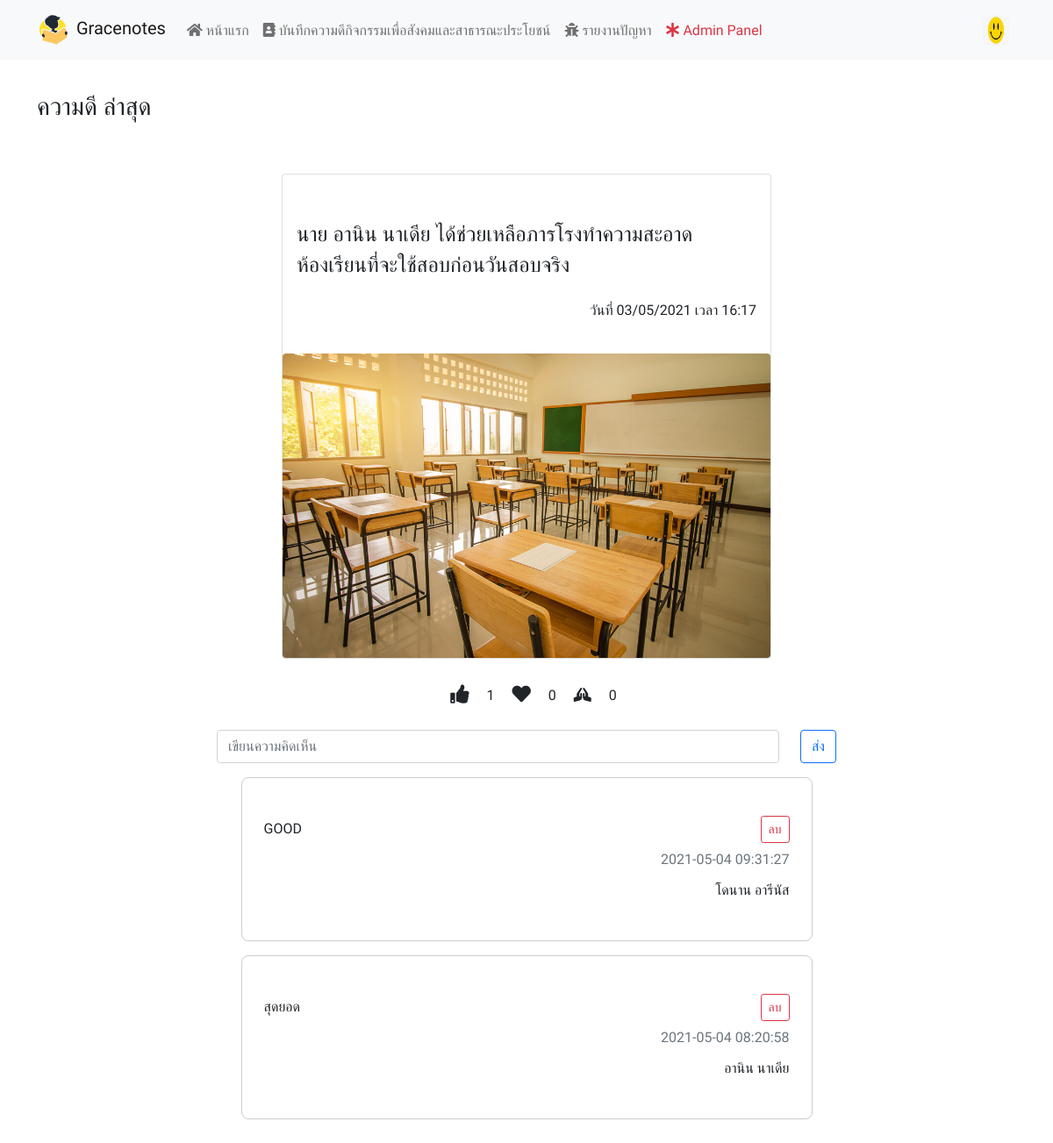
The app's page /main.php?q=social&g=8 (signed in) with its own data.
### tables this page shows
CREATE TABLE `members` (
  `member_id` int(4) NOT NULL COMMENT 'หมายเลขกำกับสมาชิก',
  `member_user` varchar(10) NOT NULL COMMENT 'รหัสนักเรียน',
  `member_password` varchar(15) NOT NULL COMMENT 'รหัสผ่าน',
  `member_fname` varchar(30) NOT NULL COMMENT 'ชื่อ',
  `member_lname` varchar(30) NOT NULL COMMENT 'นามสกุล',
  `member_class` varchar(5) DEFAULT NULL COMMENT 'ห้องเรียน',
  `member_no` varchar(2) DEFAULT NULL COMMENT 'เลขที่',
  `member_dob` date NOT NULL COMMENT 'วันเกิด',
  `member_address` text NOT NULL COMMENT 'ที่อยู่',
  `member_img` varchar(30) NOT NULL COMMENT 'รูปประจำตัว',
  `member_level` enum('student','teacher') NOT NULL DEFAULT 'student' COMMENT 'บทบาท',
  `member_timestamp` timestamp NOT NULL DEFAULT CURRENT_TIMESTAMP COMMENT 'ประทับเวลา'
);

CREATE TABLE `social` (
  `social_id` int(4) NOT NULL COMMENT 'หมายเลขกำกับโพสต์',
  `social_detail` text NOT NULL COMMENT 'รายละเอียดโพสต์',
  `social_img` varchar(30) NOT NULL COMMENT 'รูปโพสต์',
  `member_id` int(4) NOT NULL COMMENT 'ผู้โพสต์',
  `social_timestamp` timestamp NOT NULL DEFAULT CURRENT_TIMESTAMP COMMENT 'ประทับเวลาโพสต์'
);

CREATE TABLE `comment` (
  `comment_id` int(4) NOT NULL COMMENT 'หมายเลขกำกับความคิดเห็น',
  `comment_detail` text NOT NULL COMMENT 'ความคิดเห็น',
  `member_id` int(4) NOT NULL COMMENT 'ผู้แสดงความคิดเห็น',
  `social_id` int(4) NOT NULL COMMENT 'โพสต์ของความคิดเห็น',
  `comment_timestamp` timestamp NOT NULL DEFAULT CURRENT_TIMESTAMP COMMENT 'ประทับเวลาความคิดเห็น'
);

### main.php (the view, shortened to what this page needs)
<?php
require 'connection.php';
$uid = $_SESSION['uid'];
$a = "SELECT * FROM members WHERE member_id='$uid'";
$resa = mysqli_query($dbcon, $a);
$rowa = mysqli_fetch_array($resa, MYSQLI_ASSOC);
?>
<!doctype html>
<html lang="en">
<head>
    <link href="./css/bootstrap.min.css" rel="stylesheet">
    <link rel="stylesheet" href="https://use.fontawesome.com/releases/v5.6.3/css/all.css"
>
</head>
<body>
    <nav class="navbar navbar-expand-lg navbar-light bg-light fixed-top">
        <div class="container">
            <a class="navbar-brand" href="main.php">
                <img src="./pictures/logo.jpg" alt="" width="40" height="40" class="d-inline-block align-center">
                Gracenotes
            </a>
            <div class="collapse navbar-collapse text-end" id="navbarSupportedContent">
                <ul class="navbar-nav me-auto mb-2 mb-lg-0">
                    <li class="nav-item">
                        <a class="nav-link <?php if (!isset($_GET['q'])){ echo 'active'; } ?>" href="./main.php"><i
                                class="fas fa-home"></i> หน้าแรก</a>
                    </li>
                    <li class="nav-item">
                        <a class="nav-link <?php if (isset($_GET['q']) && $_GET['q'] == 'grace'){ echo 'active'; } ?>"
                            href="./main.php?q=grace"><i class="fas fa-address-book"></i>
                            บันทึกความดีกิจกรรมเพื่อสังคมและสาธารณะประโยชน์</a>
                    </li>
                    <li class="nav-item">
                        <a class="nav-link <?php if (isset($_GET['q']) && $_GET['q'] == 'report'){ echo 'active'; } ?>"
                            href="./main.php?q=report"><i class="fas fa-bug"></i> รายงานปัญหา</a>
                    </li>
                    <?php
                    if ($_SESSION['level'] == 'teacher'){
                    ?>
                    <li class="nav-item">
                        <a class="nav-link <?php if (isset($_GET['q']) && $_GET['q'] == 'admin'){ echo 'active'; } ?> text-danger"
                            href="./main.php?q=admin"><i class="fas fa-asterisk"></i> Admin Panel</a>
                    </li>
                    <?php
                    }
                    ?>
                </ul>
                <ul class="navbar-nav ms-auto mb-2 mb-lg-0">
                    <li class="nav-item dropdown dropstart">
                        <a class="nav-link" href="#" id="navbarDropdown" role="button" data-bs-toggle="dropdown"
                            aria-expanded="false">
                            <img src="./student/<?php echo $rowa['member_img']; ?>" alt="" style="border-radius: 8px;"
                                width="30" height="35">
                        </a>
                    </li>
                </ul>
            </div>
        </div>
    </nav>
    <br><br><br>
    <?php
      if (isset($_GET['q']) && $_GET['q'] == 'social'){
    ?>
    <div class="container">
        <h3>ความดี ล่าสุด</h3>
        <br>
        <?php
        $id = $_GET['g'];
        $q = "SELECT * FROM social WHERE social_id='$id'";
        $resq = mysqli_query($dbcon, $q);
        $rowq = mysqli_fetch_array($resq, MYSQLI_ASSOC);
        ?>
        <div class="card mx-auto col-sm-12 col-md-6 col-lg-6 my-3">
            <div class="card-body">
                <br>
                <p style="font-size: x-large;">
                    <?php echo $rowq['social_detail']; ?>
                </p>
                <p class="text-end"">
                     วันที่ <?php echo date(" d/m/Y", strtotime($rowq['social_timestamp'])); ?> เวลา
                    <?php echo date(" H:i", strtotime($rowq['social_timestamp'])); ?>
                </p>
            </div>
            <a href="./grace/<?php echo $rowq['social_img']; ?>" target="_blank">
                <img src="grace/<?php echo $rowq['social_img']; ?>" class="rounded card-img-bottom">
            </a>
        </div>
        <?php
        $c1 = "SELECT COUNT(status_id) AS c1 FROM status WHERE social_id='$id' AND status_type='like'";
        $resc1 = mysqli_query($dbcon, $c1);
        $rowc1 = mysqli_fetch_array($resc1, MYSQLI_ASSOC);
        $c2 = "SELECT COUNT(status_id) AS c2 FROM status WHERE social_id='$id' AND status_type='love'";
        $resc2 = mysqli_query($dbcon, $c2);
        $rowc2 = mysqli_fetch_array($resc2, MYSQLI_ASSOC);
        $c3 = "SELECT COUNT(status_id) AS c3 FROM status WHERE social_id='$id' AND status_type='sadu'";
        $resc3 = mysqli_query($dbcon, $c3);
        $rowc3 = mysqli_fetch_array($resc3, MYSQLI_ASSOC);
        $c11 = "SELECT COUNT(status_id) AS c11 FROM status WHERE social_id='$id' AND status_type='like' AND member_id='$uid'";
        $resc11 = mysqli_query($dbcon, $c11);
        $rowc11 = mysqli_fetch_array($resc11, MYSQLI_ASSOC);
        $c22 = "SELECT COUNT(status_id) AS c22 FROM status WHERE social_id='$id' AND status_type='love' AND member_id='$uid'";
        $resc22 = mysqli_query($dbcon, $c22);
        $rowc22 = mysqli_fetch_array($resc22, MYSQLI_ASSOC);
        $c33 = "SELECT COUNT(status_id) AS c33 FROM status WHERE social_id='$id' AND status_type='sadu' AND member_id='$uid'";
        $resc33 = mysqli_query($dbcon, $c33);
        $rowc33 = mysqli_fetch_array($resc33, MYSQLI_ASSOC);
        ?>
        <div class="mx-auto text-center col-sm-12 col-md-6 col-lg-6 my-3">
            <?php
            if ($rowc11['c11'] == 1){
            ?>
            <span class="text-primary"><i class="fas fa-lg fa-thumbs-up m-3"></i>
                <?php echo $rowc1['c1']; ?>
            </span>
            <?php
            }else{
            ?>
            <a href="app.php?func=likeadd&type=like&uid=<?php echo $uid; ?>&sid=<?php echo $id; ?>"
                style="text-decoration: none;">
                <span class="text-dark">
                    <i class="fas fa-lg fa-thumbs-up m-3"></i>
            </a>
            <?php echo $rowc1['c1']; ?>
            <?php
            }
            ?>
            <?php
            if ($rowc22['c22'] == 1){
            ?>
            <span class="text-danger"><i class="fas fa-lg fa-heart m-3"></i>
                <?php echo $rowc2['c2']; ?>
            </span>
            <?php
            }else{
            ?>
            <a href="app.php?func=likeadd&type=love&uid=<?php echo $uid; ?>&sid=<?php echo $id; ?>"
                style="text-decoration: none;">
                <span class="text-dark">
                    <i class="fas fa-lg fa-heart m-3"></i>
            </a>
            <?php echo $rowc2['c2']; ?>
            <?php
            }
            ?>
            <?php
            if ($rowc33['c33'] == 1){
            ?>
            <span class="text-warning"><i class="fas fa-praying-hands m-3"></i>
                <?php echo $rowc3['c3']; ?>
            </span>
            <?php
            }else{
            ?>
            <a href="app.php?func=likeadd&type=sadu&uid=<?php echo $uid; ?>&sid=<?php echo $id; ?>"
                style="text-decoration: none;">
                <span class="text-dark">
                    <i class="fas fa-praying-hands m-3"></i>
            </a>
            <?php echo $rowc3['c3']; ?>
            <?php
            }
            ?>
        </div>
        <div class="text-center">
            <form action="app.php?func=commentadd" method="POST" class="row">
                <div class="col-7 ms-auto">
                    <input type="text" class="form-control" required name="comment" placeholder="เขียนความคิดเห็น">
                </div>
                <div class="col-auto me-auto">
                    <input type="submit" class="btn btn-outline-primary" value="ส่ง">
                </div>
            </form>
        </div>
        <?php
        $a = "SELECT * FROM comment WHERE social_id='$id' ORDER BY comment_id DESC";
        $resa = mysqli_query($dbcon, $a);
        while ($rowq = mysqli_fetch_array($resa, MYSQLI_ASSOC)) {
        ?>
        <div class="content mx-auto my-3 col-lg-7 col-md-12 col-sm-12">
            <div class="d-flex">
                <div>
                    <?php echo $rowq['comment_detail']; ?>
                </div>
                <div class="ms-auto">
                    <?php
                    if ($_SESSION['level'] == 'teacher'){
                    ?>
                    <a href="app.php?func=delcomment&g=<?php echo $rowq['comment_id']; ?>&s=<?php echo $id; ?>"><button
                            class="btn btn-sm btn-outline-danger">ลบ</button></a>
                    <?php
                    }
                    ?>
                </div>
            </div>
            <div class="text-end text-secondary">
                <?php echo $rowq['comment_timestamp']; ?>
            </div>
            <?php
            $sid = $rowq['member_id'];
            $e = "SELECT member_fname, member_lname FROM members WHERE member_id='$sid'";
            $rese = mysqli_query($dbcon, $e);
            $rowe = mysqli_fetch_array($rese, MYSQLI_ASSOC);
            ?>
            <div class="text-end">
                <?php echo $rowe['member_fname'].' '.$rowe['member_lname']; ?>
            </div>
        </div>
        <?php
      }
    ?>
        <br>
    </div>
    <?php
      }
    ?>
</body>
</html>

### main.php (style rules this page uses)
body { font-family: 'Kanit', sans-serif; line-height: 35px; }
.content { border: solid 1px #ccc; padding: 40px 25px 40px 25px; border-radius: 8px; }

### records on screen
members: member_img (picture)
social: social_detail "นาย อานิน นาเดีย ได้ช่วยเหลือภารโรงทำความสะอาดห้องเรียนที่จะใช้สอบก่อนวันสอบจริง", social_timestamp "03/05/2021", social_timestamp "16:17", social_img (picture)
comment: comment_detail "GOOD", comment_timestamp "2021-05-04 09:31:27", member.member_fname "โดนาน", member.member_lname "อารีนัส"
comment: comment_detail "สุดยอด", comment_timestamp "2021-05-04 08:20:58", member.member_fname "อานิน", member.member_lname "นาเดีย"

### other values on screen
$rowc1['c1'] "1"
$rowc2['c2'] "0"
$rowc3['c3'] "0"
